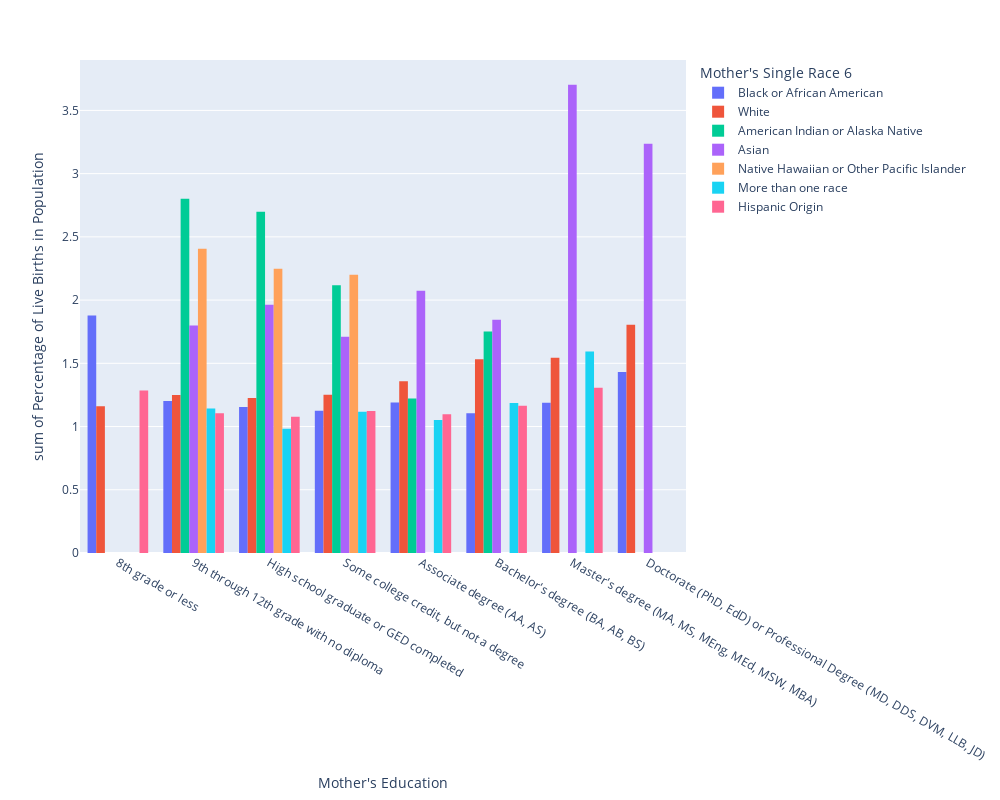

Write notebook code for a chart like this one.
### Markdown cell above
Create Map

### Code cell
fig = px.histogram(ratio_df[ratio_df["Marital Status"] == "Unmarried"], x="Mother's Education", y="Percentage of Live Births in Population", barmode="group", color="Mother's Single Race 6", title="", height=800,
             width=1000, category_orders={"Single Race 6": ["More than one race", "Asian", "Hispanic Origin", "White", "Black or African American", "American Indian or Alaska Native"]})
fig.show()

### Figure 1 — Plotly figure (JSON) as saved in the notebook; plotly's stock layout.template omitted (floating-point values rounded to 4 significant figures)
{"data": [{"alignmentgroup": "True", "bingroup": "x", "histfunc": "sum", "hovertemplate": "Mother's Single Race 6=Black or African American<br>Mother's Education=%{x}<br>sum of Percentage of Live Births in Population=%{y}<extra></extra>", "legendgroup": "Black or African American", "marker": {"color": "#636efa", "pattern": {"shape": ""}}, "name": "Black or African American", "offsetgroup": "Black or African American", "orientation": "v", "showlegend": true, "type": "histogram", "x": ["8th grade or less", "9th through 12th grade with no diploma", "High school graduate or GED completed", "Some college credit, but not a degree", "Associate degree (AA, AS)", "Bachelor's degree (BA, AB, BS)", "Master's degree (MA, MS, MEng, MEd, MSW, MBA)", "Doctorate (PhD, EdD) or Professional Degree (MD, DDS, DVM, LLB, JD)"], "xaxis": "x", "y": [1.878, 1.202, 1.155, 1.124, 1.19, 1.105, 1.188, 1.432], "yaxis": "y"}, {"alignmentgroup": "True", "bingroup": "x", "histfunc": "sum", "hovertemplate": "Mother's Single Race 6=White<br>Mother's Education=%{x}<br>sum of Percentage of Live Births in Population=%{y}<extra></extra>", "legendgroup": "White", "marker": {"color": "#EF553B", "pattern": {"shape": ""}}, "name": "White", "offsetgroup": "White", "orientation": "v", "showlegend": true, "type": "histogram", "x": ["8th grade or less", "9th through 12th grade with no diploma", "High school graduate or GED completed", "Some college credit, but not a degree", "Associate degree (AA, AS)", "Bachelor's degree (BA, AB, BS)", "Master's degree (MA, MS, MEng, MEd, MSW, MBA)", "Doctorate (PhD, EdD) or Professional Degree (MD, DDS, DVM, LLB, JD)"], "xaxis": "x", "y": [1.16, 1.249, 1.226, 1.251, 1.359, 1.532, 1.545, 1.804], "yaxis": "y"}, {"alignmentgroup": "True", "bingroup": "x", "histfunc": "sum", "hovertemplate": "Mother's Single Race 6=American Indian or Alaska Native<br>Mother's Education=%{x}<br>sum of Percentage of Live Births in Population=%{y}<extra></extra>", "legendgroup": "American Indian or Alaska Native", "marker": {"color": "#00cc96", "pattern": {"shape": ""}}, "name": "American Indian or Alaska Native", "offsetgroup": "American Indian or Alaska Native", "orientation": "v", "showlegend": true, "type": "histogram", "x": ["9th through 12th grade with no diploma", "High school graduate or GED completed", "Some college credit, but not a degree", "Associate degree (AA, AS)", "Bachelor's degree (BA, AB, BS)"], "xaxis": "x", "y": [2.801, 2.699, 2.117, 1.222, 1.752], "yaxis": "y"}, {"alignmentgroup": "True", "bingroup": "x", "histfunc": "sum", "hovertemplate": "Mother's Single Race 6=Asian<br>Mother's Education=%{x}<br>sum of Percentage of Live Births in Population=%{y}<extra></extra>", "legendgroup": "Asian", "marker": {"color": "#ab63fa", "pattern": {"shape": ""}}, "name": "Asian", "offsetgroup": "Asian", "orientation": "v", "showlegend": true, "type": "histogram", "x": ["9th through 12th grade with no diploma", "High school graduate or GED completed", "Some college credit, but not a degree", "Associate degree (AA, AS)", "Bachelor's degree (BA, AB, BS)", "Master's degree (MA, MS, MEng, MEd, MSW, MBA)", "Doctorate (PhD, EdD) or Professional Degree (MD, DDS, DVM, LLB, JD)"], "xaxis": "x", "y": [1.799, 1.963, 1.71, 2.074, 1.844, 3.704, 3.236], "yaxis": "y"}, {"alignmentgroup": "True", "bingroup": "x", "histfunc": "sum", "hovertemplate": "Mother's Single Race 6=Native Hawaiian or Other Pacific Islander<br>Mother's Education=%{x}<br>sum of Percentage of Live Births in Population=%{y}<extra></extra>", "legendgroup": "Native Hawaiian or Other Pacific Islander", "marker": {"color": "#FFA15A", "pattern": {"shape": ""}}, "name": "Native Hawaiian or Other Pacific Islander", "offsetgroup": "Native Hawaiian or Other Pacific Islander", "orientation": "v", "showlegend": true, "type": "histogram", "x": ["9th through 12th grade with no diploma", "High school graduate or GED completed", "Some college credit, but not a degree"], "xaxis": "x", "y": [2.406, 2.248, 2.201], "yaxis": "y"}, {"alignmentgroup": "True", "bingroup": "x", "histfunc": "sum", "hovertemplate": "Mother's Single Race 6=More than one race<br>Mother's Education=%{x}<br>sum of Percentage of Live Births in Population=%{y}<extra></extra>", "legendgroup": "More than one race", "marker": {"color": "#19d3f3", "pattern": {"shape": ""}}, "name": "More than one race", "offsetgroup": "More than one race", "orientation": "v", "showlegend": true, "type": "histogram", "x": ["9th through 12th grade with no diploma", "High school graduate or GED completed", "Some college credit, but not a degree", "Associate degree (AA, AS)", "Bachelor's degree (BA, AB, BS)", "Master's degree (MA, MS, MEng, MEd, MSW, MBA)"], "xaxis": "x", "y": [1.142, 0.9828, 1.116, 1.052, 1.185, 1.594], "yaxis": "y"}, {"alignmentgroup": "True", "bingroup": "x", "histfunc": "sum", "hovertemplate": "Mother's Single Race 6=Hispanic Origin<br>Mother's Education=%{x}<br>sum of Percentage of Live Births in Population=%{y}<extra></extra>", "legendgroup": "Hispanic Origin", "marker": {"color": "#FF6692", "pattern": {"shape": ""}}, "name": "Hispanic Origin", "offsetgroup": "Hispanic Origin", "orientation": "v", "showlegend": true, "type": "histogram", "x": ["8th grade or less", "9th through 12th grade with no diploma", "Associate degree (AA, AS)", "Bachelor's degree (BA, AB, BS)", "High school graduate or GED completed", "Master's degree (MA, MS, MEng, MEd, MSW, MBA)", "Some college credit, but not a degree"], "xaxis": "x", "y": [1.285, 1.105, 1.097, 1.164, 1.078, 1.307, 1.122], "yaxis": "y"}], "layout": {"barmode": "group", "height": 800, "legend": {"title": {"text": "Mother's Single Race 6"}, "tracegroupgap": 0}, "margin": {"t": 60}, "width": 1000, "xaxis": {"anchor": "y", "domain": [0, 1], "title": {"text": "Mother's Education"}}, "yaxis": {"anchor": "x", "domain": [0, 1], "title": {"text": "sum of Percentage of Live Births in Population"}}}}
